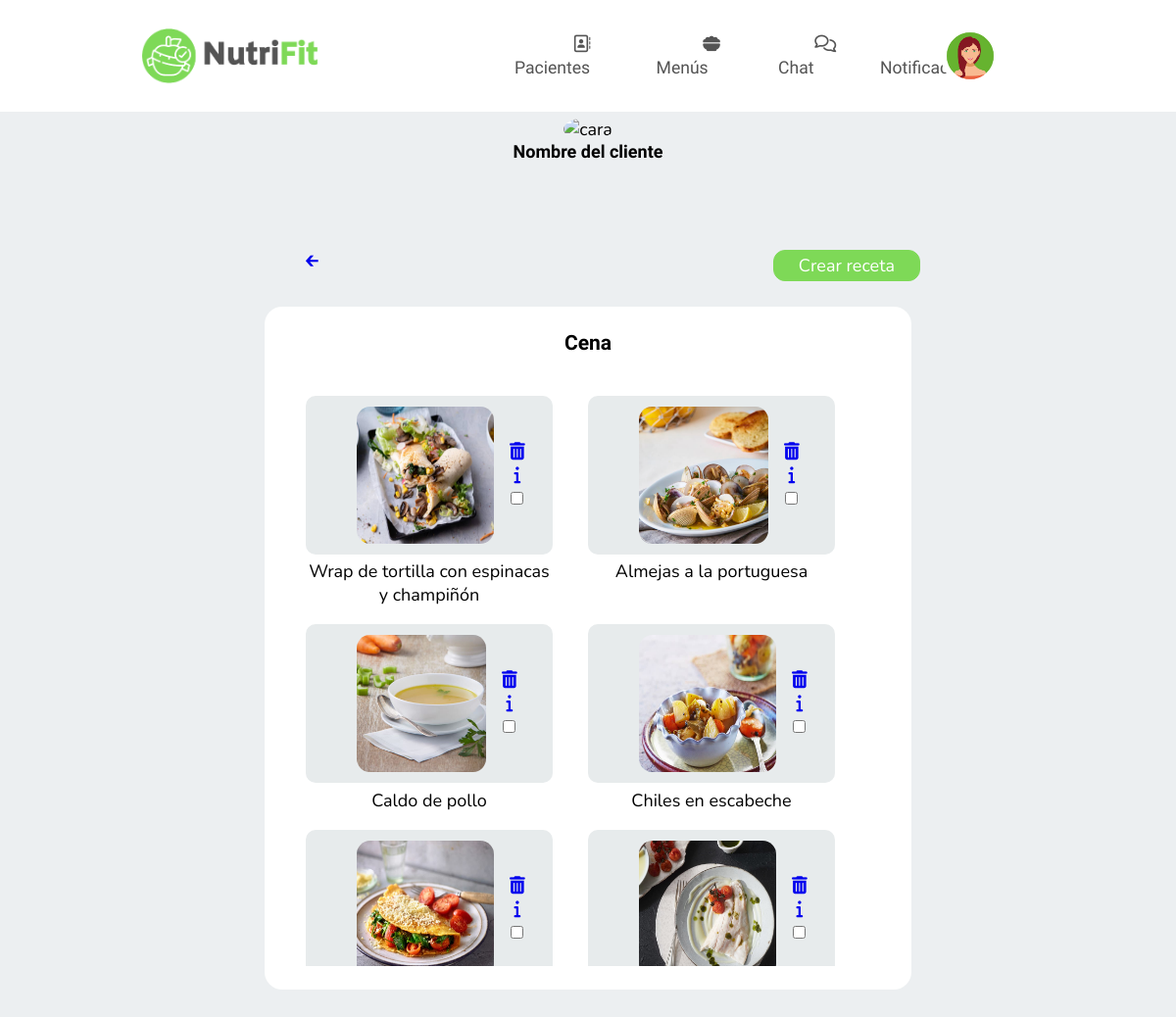
/views/receta_categoria_cena_nutri.php (signed in), run on the app's committed database.
### tables this page shows
CREATE TABLE `receta` (
  `ID` int(11) NOT NULL,
  `nombre_receta` varchar(45) NOT NULL,
  `tiempo_ejecucion` int(100) NOT NULL,
  `complejidad` set('facil','intermedio','complejo') NOT NULL,
  `tipo_comida` set('desayuno','media_mañana','almuerzo','merienda','cena') NOT NULL,
  `ingredientes` text NOT NULL,
  `preparacion` text NOT NULL,
  `calorias` int(3) NOT NULL,
  `carbohidratos` int(3) NOT NULL,
  `proteinas` int(3) NOT NULL,
  `grasas` int(3) NOT NULL,
  `foto` varchar(200) NOT NULL
);

### views/receta_categoria_cena_nutri.php (the view, shortened to what this page needs)
<!DOCTYPE html>
<html lang="en">
<head>
    <link rel="stylesheet" href="../css/style.css">
</head>
<body id="bodyMenuSemanal">
    <header>
        <a href="index_nutricionista.php" id="logo"><img src="../img/3.png"></a>
        <nav>
            <ul id="menu">
                <li><a href="index_nutricionista.php"><i class="fa-regular fa-address-book"></i> Pacientes</a></li>
                <li><a href="nutricionista_menu.php"><i class="fa-solid fa-bowl-food"></i> Menús</a></li>
                <li><a href="#"><i class="fa-regular fa-comments"></i> Chat</a></li>
                <li><a href="#"><i class="fa-regular fa-bell"></i> Notificaciones</a></li>
            </ul>
        </nav>
        <div id="user">
            <div id="profile" onclick="menuToggle();">
                <img src="../img/icon.png">
            </div>
        </div>
    </header>
    <br>
    <br>
    <br>
    <br>
    <div class="contBlan3">
        <div class="centrarContenidoPerfil">
            <img src="../img/icon1.jpg" alt="cara" />
            <h4>Nombre del cliente</h4>
        </div>
        <div class="cabeza">
        <a href="menu_semanal_nutri_cliente.php">🡰</a>
            <div class="semanaSiguiente">
                <button class="buton" onclick="crearReceta()">Crear receta</button>
            </div>
        </div>
    </div>
    <div class="contBlan4">
        <h3>Cena</h3>
        <br>
     <div class="scrollY">
        <div class="carrousel3">
            <?php
            $db = new Database();
            $conexion = $db->connect();
            $sql=$conexion->query("select * from receta where tipo_comida='cena'");
            while ($datos = $sql->fetchObject()){ ?>
                <div class="elemento">
                    <div class="plato2">
                    <img id="imgNombreComidas" src="<?= $datos->foto?>" alt="">
                        <div id="check">
                            <a href="receta_categoria_cena_nutri.php?ID=<?= $datos->ID ?>"><i class="fa-solid fa-trash-can"></i></a>
                            <a href="receta_plato_nutricionista.php?ID=<?= $datos->ID ?>" id="dietacliente"><i class="fa-solid fa-info"></i></a>
                            <input type="checkbox" id="dietaclientein">
                        </div>
                    </div>
                    <p><?= $datos->nombre_receta?></p>
                </div>
                <?php }
                ?>
        </div>
    </div>
</body>
</html>

### data on the page
receta: foto (picture), nombre_receta "Wrap de tortilla con espinacas y champiñón"
receta: foto (picture), nombre_receta "Almejas a la portuguesa"
receta: foto (picture), nombre_receta "Caldo de pollo"
receta: foto (picture), nombre_receta "Chiles en escabeche"
receta: foto (picture)
receta: foto (picture)
